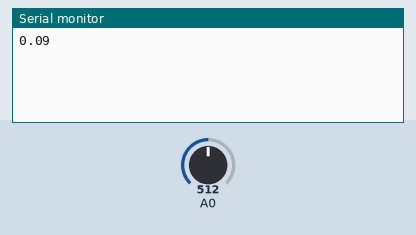
Recording of a sketch running on a simulated Arduino Uno, built with avr-gcc and run on an emulated ATmega328P. Parts: the last lines printed to the serial monitor. The inputs (shaded band) are chosen by the test bench; at power-on: A0 = 512.

Above: at 1.9 s.
2.0 s: A0 set to 716
At 2.6 s:
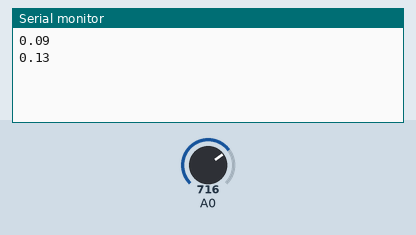
3.5 s: A0 set to 900
At 5.3 s:
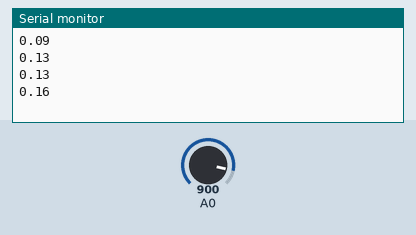
Timing chart, 0 to 6.8 s (numbered marks = the images above; inputs shaded):
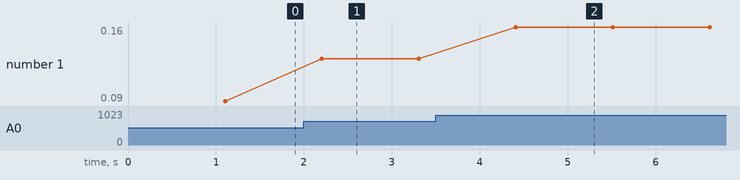

The sketch:

AlcoholSketch.ino
```cpp
#include "Arduino.h"
#include "AlcoholSensor.h"

const int buttonPinStartMeasurement = 1;
const int buttonPinGetLastMeasurement = 2;

Alcohol alc(1000, A0, 20, 100); // Wat is A0? en de andere magische cijfers

void setup() {
  Serial.begin(9600);
  pinMode(buttonPinStartMeasurement, INPUT);
  pinMode(buttonPinGetLastMeasurement, INPUT);
}

void loop()
{
  while (alc.warmingUp == true) alc.warmUp();
  Serial.println(alc.measureBAC());
}
```

AlcoholSensor.h
```cpp
/*
  AlcoholSensor.h - Class for Alcohol measurement.
  Created by Rick v Boxtel, May 22, 2017.
*/
#ifndef AlcoholSensor_h
#define AlcoholSensor_h

#include "Arduino.h"

class Alcohol
{
  public:
    Alcohol(int timeInterval, int sensorPin, int numberOfReadings, int timeBetweenReadings);
    void warmUp();
    double measureBAC();
    void resetValues();
    bool warmingUp = true;
  private:
    long timeInterval; // wait 5 minutes
    int alcoholSensorPin;
    int numberOfMeasurementReadings;
    int timeBetweenMeasurementReadings;
    unsigned long previousMillis = 0;
};

Alcohol::Alcohol(int _timeInterval, int _alcoholSensorPin, int _numberOfMeasurementReadings, int _timeBetweenMeasurementReadings)
{
  timeInterval = _timeInterval;
  alcoholSensorPin = _alcoholSensorPin;
  numberOfMeasurementReadings = _numberOfMeasurementReadings;
  timeBetweenMeasurementReadings = _timeBetweenMeasurementReadings;
}

void Alcohol::warmUp()
{
  unsigned long currentMillis = millis();
  if (currentMillis - previousMillis >= timeInterval)
  {
    previousMillis = currentMillis;
    warmingUp = false;
  }
}

double Alcohol::measureBAC() //double terug returnen
{
  double highestReading;
  for (int i = 0; i < numberOfMeasurementReadings; i++)
  {
    int readAlcoholSensor = analogRead(alcoholSensorPin);
    double calculatedBAC = (readAlcoholSensor * 0.08) / 450;
    if (highestReading < calculatedBAC)
    {
      highestReading = calculatedBAC;
      delay(timeBetweenMeasurementReadings);
    }
  }
  resetValues();
  return highestReading;
}

void Alcohol::resetValues()
{
  unsigned long currentMillis = millis();
  previousMillis = currentMillis;
  warmingUp = true;
}

#endif
```

Measured:
- after the input at 2.0 s, the serial monitor: prints a new line after 0.21 s (image 1)
- after the input at 3.5 s, the serial monitor: prints a new line after 0.91 s (image 2)
- plotted number 1: 0.09 → 0.13 after the input at 2.0 s, 0.13 → 0.16 after the input at 3.5 s
